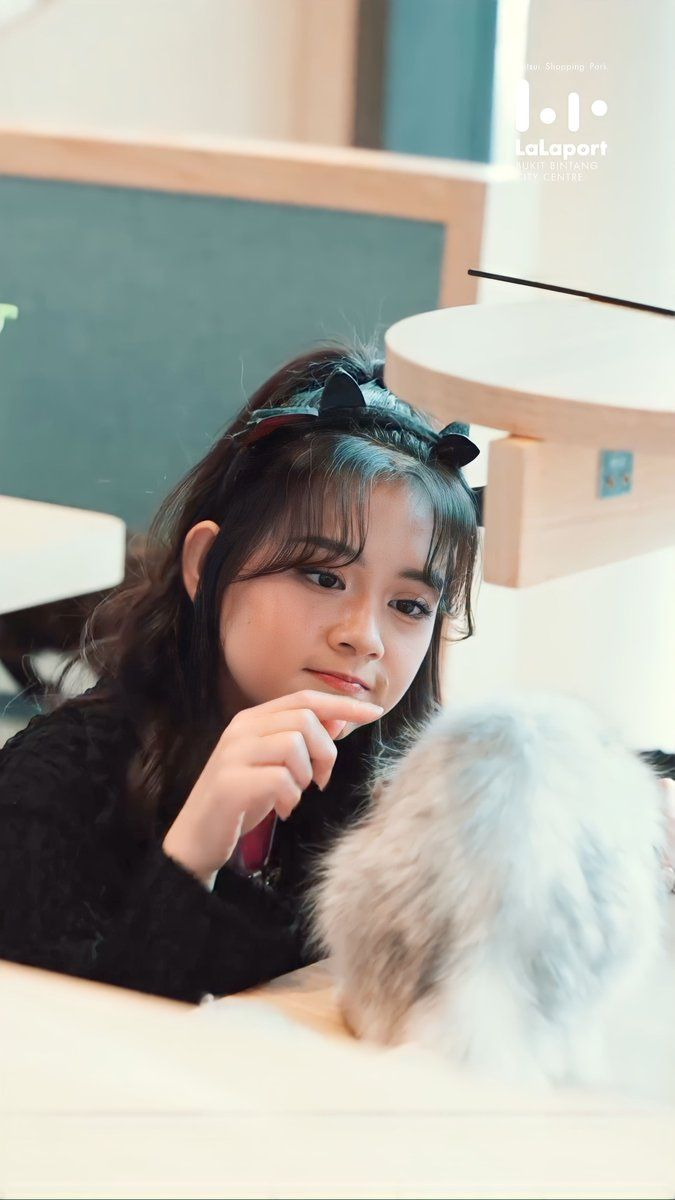
#> input picture Christy JKT48.jpg, 675 x 1200 px
$ jupyter execute latihan.ipynb
#> lines starting #> are read from the running program, lines starting #| are printed output that depends on the picture; after the words box and inside, x2 and y2 are one past the last pixel; in counts of white or black regions, pixels touching at a corner belong together
[cell 1]
#imports Pustaka
import cv2
from matplotlib import pyplot as plt
import numpy as np

[cell 2]
#loading Gambar
file = "Christy JKT48.jpg"
img = cv2.imread(file)
#> img is the input picture: shape (1200, 675, 3); mean B, G, R 159.6, 168.3, 170.2
img = cv2.cvtColor(img, cv2.COLOR_BGR2RGB)
plt.imshow(img)
plt.show()

[cell 3]
#Konevrsi citra warna menjadi abu bau
gray = cv2.cvtColor(img, cv2.COLOR_BGR2GRAY)
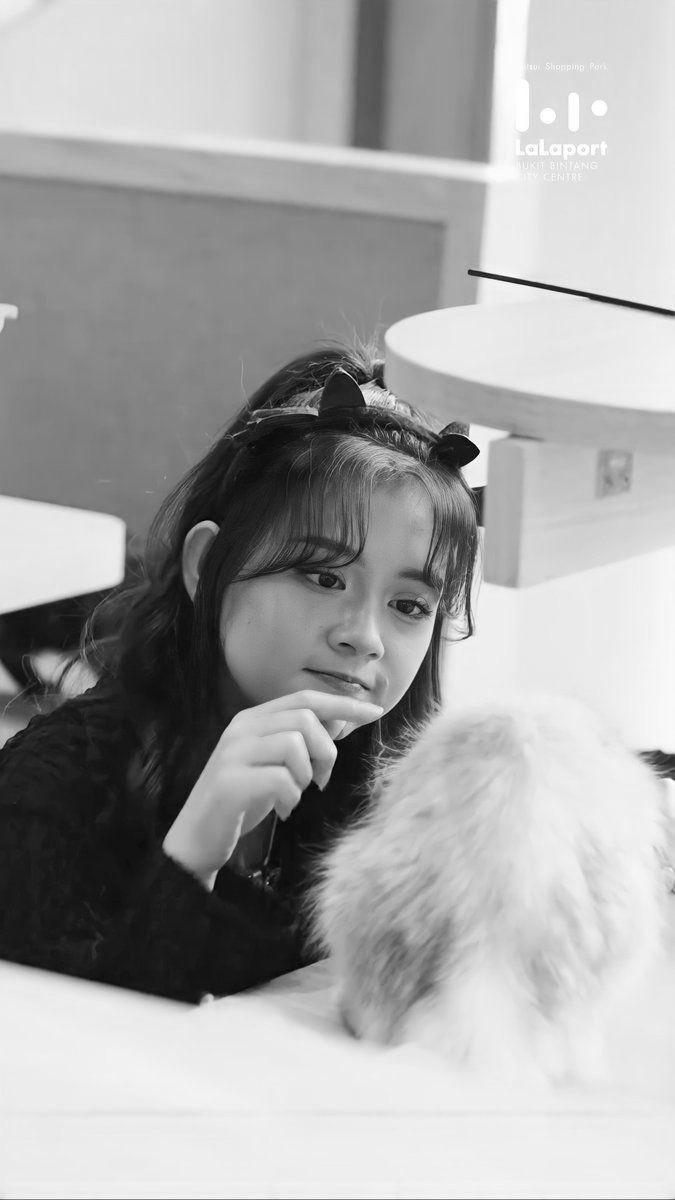
#> gray: shape (1200, 675); min 1, max 255, mean 165.9
thresh = cv2.adaptiveThreshold(
gray, 255, cv2.ADAPTIVE_THRESH_GAUSSIAN_C, cv2.THRESH_BINARY_INV, 21, 5)
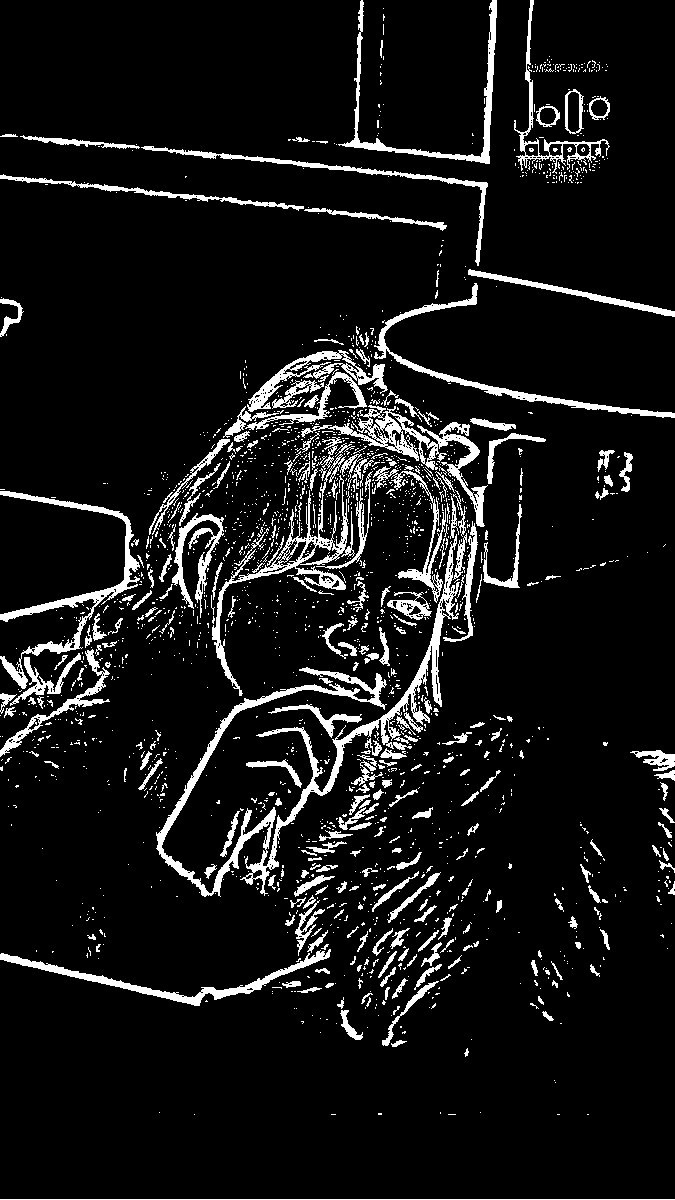
#> thresh: shape (1200, 675); 8.5% white; 2072 white regions (1781 under 20 px)

[cell 4]
#Fungsi untuk menemukan kontur
contours, _ = cv2.findContours(thresh, cv2.RETR_TREE, cv2.CHAIN_APPROX_SIMPLE)
#> contours = 2889 contours, 2658 with area under 20; largest, box (x1, y1, x2, y2) and area: (156, 534, 460, 897) 7191, (212, 454, 355, 696) 3280, (301, 405, 488, 527) 3258, (0, 491, 140, 689) 2606, (374, 283, 675, 418) 2036
detected_contours = img.copy()
cv2.drawContours(detected_contours, contours, -1, (0, 255, 0), -1)
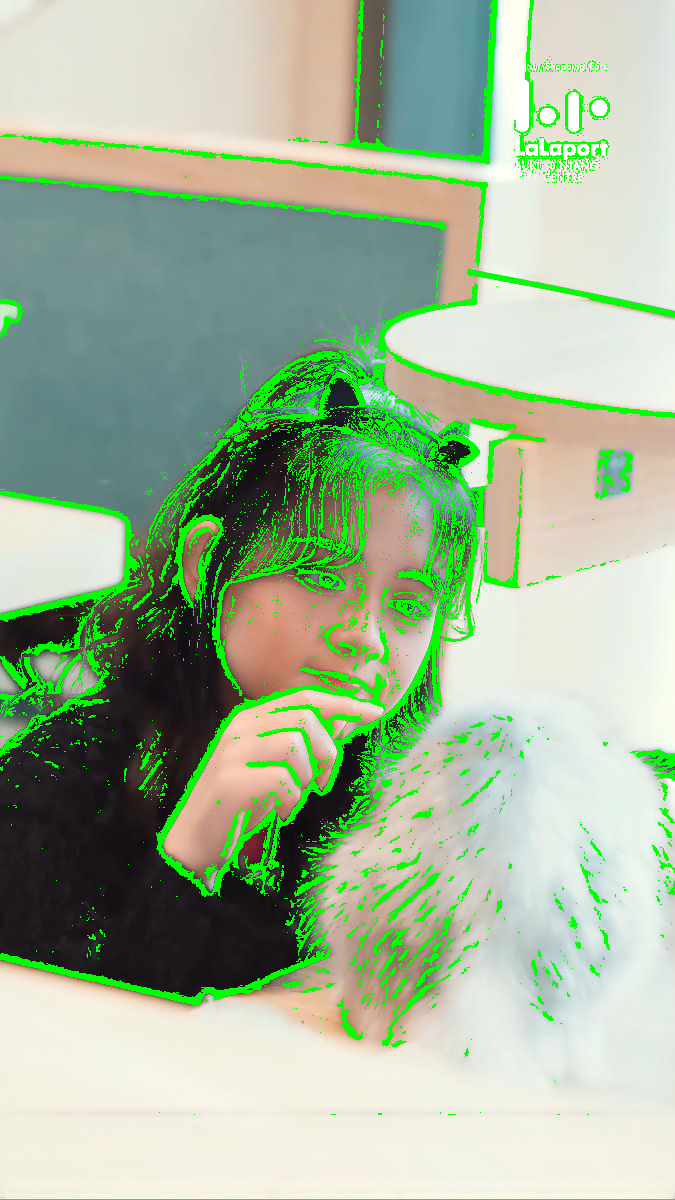
#> detected_contours: shape (1200, 675, 3); mean R, G, B 161.3, 182, 152.1
plt.imshow(detected_contours)
plt.title('Detected contours')
plt.show()

[cell 5]
contours, _ = cv2.findContours(
thresh, cv2.RETR_EXTERNAL, cv2.CHAIN_APPROX_SIMPLE)
#> contours = 2064 contours, 1876 with area under 20; largest, box (x1, y1, x2, y2) and area: (156, 534, 460, 897) 7191, (212, 454, 355, 696) 3280, (301, 405, 488, 527) 3258, (0, 491, 140, 689) 2606, (374, 283, 675, 418) 2036

[cell 6]
#masking gambar
highlight = np.ones_like(img)
cv2.drawContours(highlight, contours, -1, (0, 200, 175), cv2.FILLED)
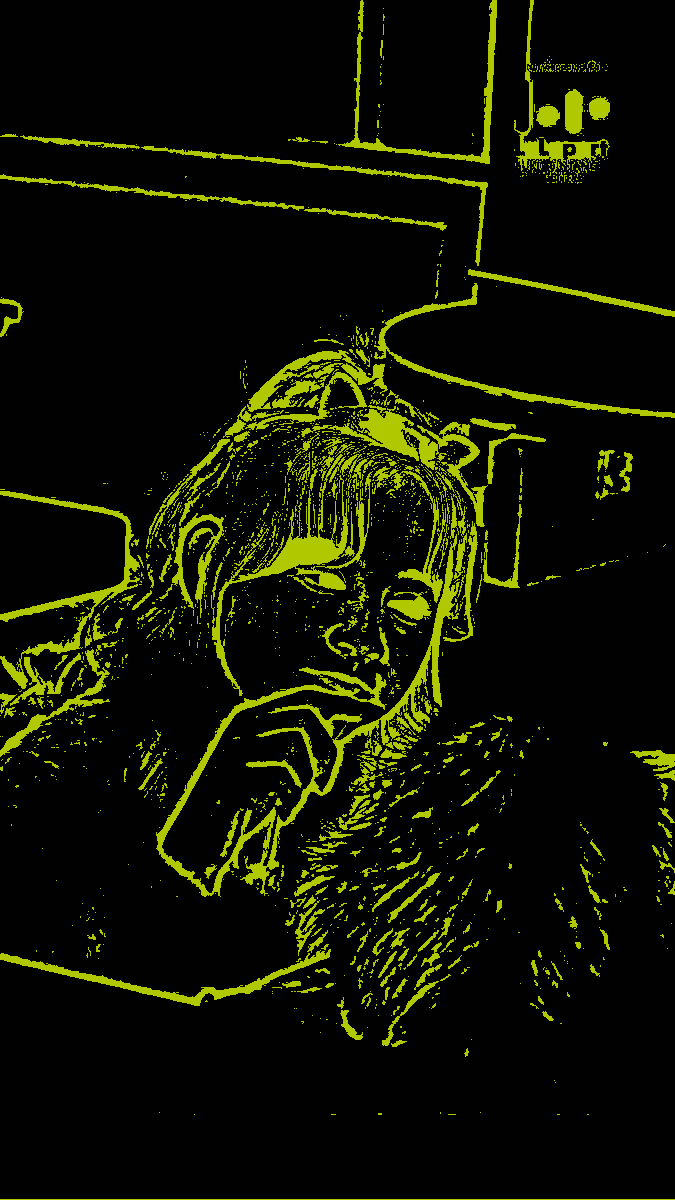
#> highlight: shape (1200, 675, 3); mean of channels 0, 1, 2 0.9, 19.1, 16.8; drawn as B, G, R
plt.imshow(highlight)
plt.title('Highlight contour with color')
plt.show()

[cell 7]
#Penyamaran Kembali atau ulang
mask = np.zeros_like(img)
cv2.drawContours(mask, contours, -1, (255, 255, 255), cv2.FILLED)
#> mask: shape (1200, 675, 3); 9.1% white; 2064 white regions (1773 under 20 px), largest, box (x1, y1, x2, y2) and area: (156, 534, 460, 897) 8833, (212, 454, 355, 696) 4203, (301, 405, 488, 527) 3932
foreground = cv2.bitwise_and(img, mask)
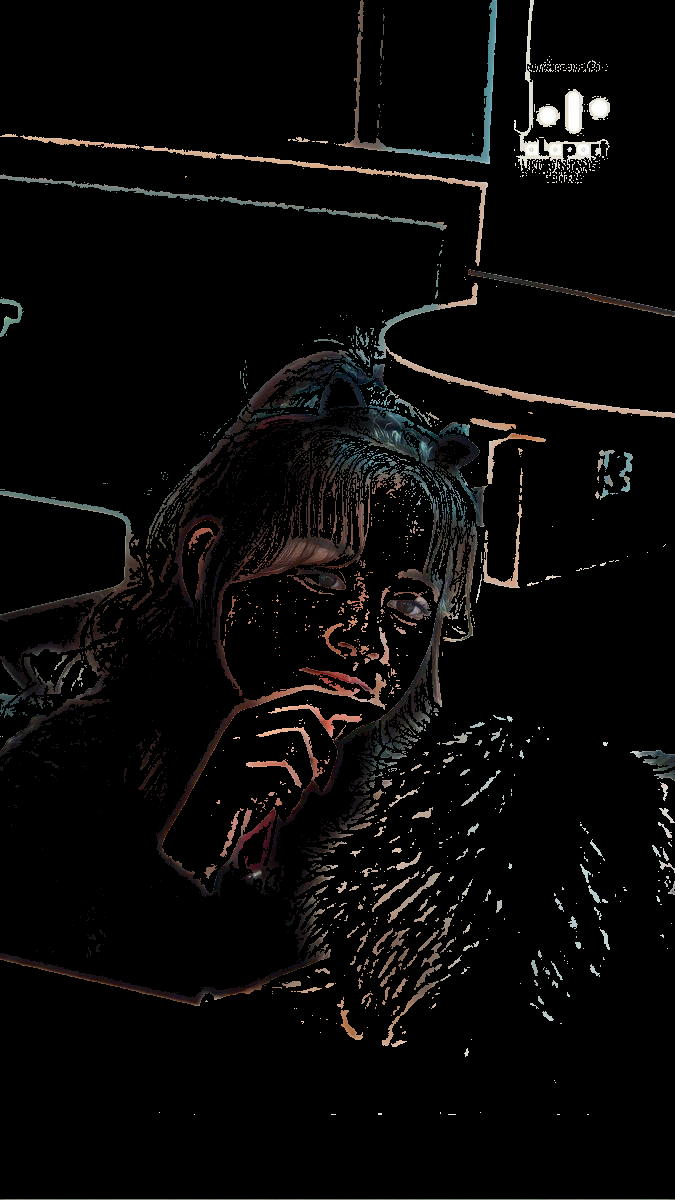
#> foreground: shape (1200, 675, 3); mean R, G, B 9.7, 8.7, 8.2

[cell 8]
#tepi
plt.imshow(foreground)
plt.title('Extract contours')
plt.show()

print("\t")

[cell 9]
#--main-plot--
contours = {"Original": img, "Detected contours": detected_contours,
"Color contours": highlight, "Extract contours": foreground}
plt.subplots_adjust(wspace=.2, hspace=.2)
plt.tight_layout()

[cell 10]
import matplotlib.pyplot as plt

for i, (key, value) in enumerate(contours.items()):
    plt.subplot(2, 2, i + 1)
    plt.tick_params(labelbottom=False, labelleft=False)
    plt.title("{}".format(key))
    plt.imshow(value)
#> this loop made 4 passes

plt.show()  # Make sure to display the plots
